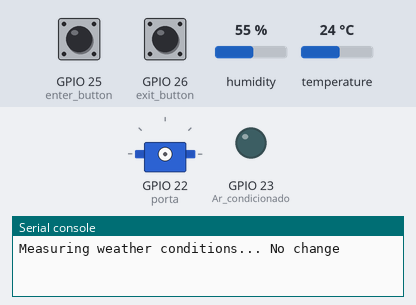
Bench run of a program on a simulated ESP32 board running MicroPython. Shown: servo, output pins drawn as LEDs (lit = HIGH), the last lines printed to the serial console. Wiring (from the project's diagram.json): DHT22 sensor on GPIO 15, servo on GPIO 22, cyan LED on GPIO 23, green button on GPIO 25, red button on GPIO 26, servo on GPIO 27. The inputs (shaded band) are chosen by the test bench; at power-on: GPIO 25 (enter_button) HIGH, GPIO 26 (exit_button) HIGH, humidity 55 %, temperature 24 °C. WiFi joins after 1.5 s; no MQTT or app messages arrive unless stated; servo angles are drawn from the pulse width (0.5 ms = 0°, 2.5 ms = 180°).

Above: at 2.8 s.
2.9 s: GPIO 25 (enter_button) pulled LOW for 1.2 s
At 5.9 s:
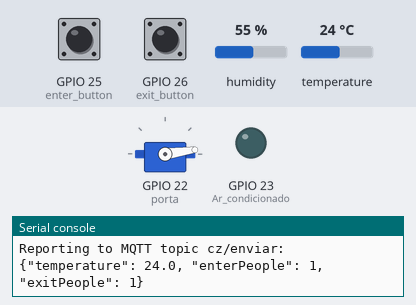
Timing chart, 0 to 7.4 s (numbered marks = the images above; inputs shaded):
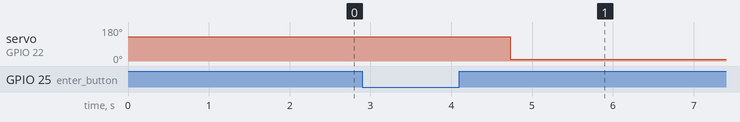

The program:

main.py
```python
"""
MicroPython IoT Weather Station Example for Wokwi.com

To view the data:

1. Go to http://www.hivemq.com/demos/websocket-client/
2. Click "Connect"
3. Under Subscriptions, click "Add New Topic Subscription"
4. In the Topic field, type "wokwi-weather" then click "Subscribe"

Now click on the DHT22 sensor in the simulation,
change the temperature/humidity, and you should see
the message appear on the MQTT Broker, in the "Messages" pane.

Copyright (C) 2022, Uri Shaked

https://wokwi.com/arduino/projects/322577683855704658
"""

import time

import dht
import network
import ujson
from machine import PWM, Pin
from umqtt.simple import MQTTClient

# MQTT Server Parameters
MQTT_CLIENT_ID = "micropython-weather-demo2000"
MQTT_BROKER = "mqtt-dashboard.com"
MQTT_USER = ""
MQTT_PASSWORD = ""
MQTT_TOPIC = "cz/enviar"
MQTT_TOPIC_RECIVE = "cz/degar"

sensor = dht.DHT22(Pin(15))

enter_button = Pin(25, Pin.IN, Pin.PULL_UP)
exit_button = Pin(26, Pin.IN, Pin.PULL_UP)
num_people = 0
movement_sensor = Pin(33, Pin.IN)
Ar_condicionado = Pin(23, Pin.OUT)
porta = PWM(Pin(22, mode=Pin.OUT))
janela = PWM(Pin(27, mode=Pin.OUT))
porta.freq(50)
janela.freq(60)

print("Connecting to WiFi", end="")
sta_if = network.WLAN(network.STA_IF)
sta_if.active(True)
sta_if.connect("Wokwi-GUEST", "")
while not sta_if.isconnected():
    print(".", end="")
    time.sleep(0.1)
print(" Connected!")

print("Connecting to MQTT server... ", end="")
client = MQTTClient(MQTT_CLIENT_ID, MQTT_BROKER, user=MQTT_USER, password=MQTT_PASSWORD)
client.connect()

print("Connected!")


def servo(enter_button, exit_button):
    global num_people
    if enter_button == 0 and num_people < 100:
        porta.duty(99)
        num_people += 1
        print(num_people)
        time.sleep(1)
        porta.duty(30)
    elif exit_button == 0 and num_people < 100:
        porta.duty(99)
        num_people -= 1
        print(num_people)
        time.sleep(1)
        porta.duty(30)
    elif num_people >= 100:
        porta.duty(30)


prev_weather = ""


def handle_message(topic, msg):
    string = msg.decode()
    string_limpa = string.replace("{", "").replace("}", "")
    partes = string_limpa.split(":")
    numero = partes[1].strip()
    print(numero)
    if numero == '"1"':
        Ar_condicionado.value(1)
        janela.duty(30)
    else:
        Ar_condicionado.value(0)
        janela.duty(90)


client.set_callback(handle_message)
client.subscribe(MQTT_TOPIC_RECIVE)


def check_connection(client):

    try:

        client.ping()
    except OSError as e:
        if e.args[0] == 104:  # ECONNRESET
            print(
                "A conexão com o broker MQTT foi interrompida. Tentando reconectar..."
            )
            client.connect()


while True:
    client.check_msg()
    check_connection(client)
    print("Measuring weather conditions... ", end="")

    sensor.measure()

    message = ujson.dumps(
        {
            "temperature": sensor.temperature(),
            "enterPeople": enter_button.value(),
            "exitPeople": exit_button.value(),
        }
    )

    if message != prev_weather:
        print("Updated!")
        print("Reporting to MQTT topic {}: {}".format(MQTT_TOPIC, message))
        check_connection(client)
        client.publish(MQTT_TOPIC, message)
        servo(enter_button.value(), exit_button.value())
        prev_weather = message
    else:
        print("No change")

    time.sleep(1)
```

Measured:
- after the input at 2.9 s, servo on GPIO 22 (porta): 129° → 8° after 1.8 s
